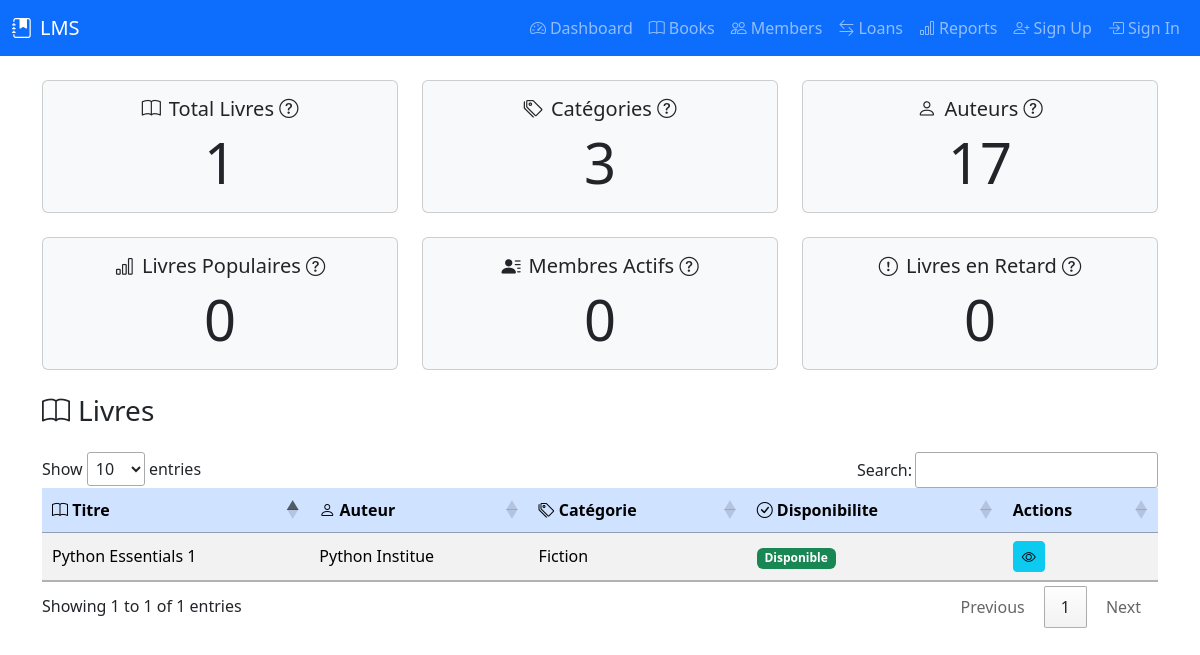
The page / on the database its author committed.
### tables this page shows
CREATE TABLE books (
            book_id INTEGER PRIMARY KEY AUTOINCREMENT,
            title TEXT NOT NULL,
            author_id INTEGER,
            category_id INTEGER,
            isbn TEXT UNIQUE,
            publication_year INTEGER,
            publisher TEXT,
            quantity INTEGER DEFAULT 1,
            available_quantity INTEGER DEFAULT 1,
            FOREIGN KEY (author_id) REFERENCES authors (author_id),
            FOREIGN KEY (category_id) REFERENCES categories (category_id)
        );

CREATE TABLE authors (
            author_id INTEGER PRIMARY KEY AUTOINCREMENT,
            name TEXT NOT NULL,
            biography TEXT
        );

CREATE TABLE categories (
            category_id INTEGER PRIMARY KEY AUTOINCREMENT,
            name TEXT NOT NULL,
            description TEXT
        );

### controllers/dashboard_controller.py (the view)
@dashboard_blueprint.route('/', methods=['GET'])
def dashboard():
    try:
        stats = dashboard_service.get_dashboard_statistics()
        books_data = dashboard_service.get_books_data()
        members_loans_data = dashboard_service.get_members_loans_data()
        return render_template('index.html', **stats, books=books_data, members_loans=members_loans_data)
    except Exception as e:
        return jsonify({'error': str(e)}), 500

### models/author.py (called while the page is built)
    @property
    def name(self):
        return self._get_attribute("name")

    @classmethod
    def all(cls):
        query = f"SELECT * FROM {cls.TABLE_NAME}"
        results = DatabaseConnection.execute_query(query)
        if results:
            conn = DatabaseConnection.get_connection()
            cursor = conn.cursor()
            cursor.execute(f"PRAGMA table_info({cls.TABLE_NAME})")
            columns = [column[1] for column in cursor.fetchall()]
            conn.close()
            return [cls(**dict(zip(columns, result))) for result in results]
        return []

    @classmethod
    def find_by_id(cls, author_id):
        query = f"SELECT * FROM {cls.TABLE_NAME} WHERE {cls.PRIMARY_KEY} = ?"
        result = DatabaseConnection.execute_query(query, (author_id,))
        if result:
            conn = DatabaseConnection.get_connection()
            cursor = conn.cursor()
            cursor.execute(f"PRAGMA table_info({cls.TABLE_NAME})")
            columns = [column[1] for column in cursor.fetchall()]
            conn.close()
            return cls(**dict(zip(columns, result[0])))
        return None

### models/base_model.py (called while the page is built)
    def _get_attribute(self, name):
        return self._attributes.get(name)

    def _set_attribute(self, name, value):
        self._attributes[name] = value

    def __getattr__(self, name):
        if name in self._attributes:
            return self._get_attribute(name)
        raise AttributeError(f"'{self.__class__.__name__}' object has no attribute '{name}'")

    def __setattr__(self, name, value):
        if name == "_attributes":
            super().__setattr__(name, value)
        else:
            self._set_attribute(name, value)

    @classmethod
    def find_by_id(cls, id: int):
        if not cls.TABLE_NAME or not cls.PRIMARY_KEY:
            raise NotImplementedError("TABLE_NAME and PRIMARY_KEY must be defined in subclass")
        query = f"SELECT * FROM {cls.TABLE_NAME} WHERE {cls.PRIMARY_KEY} = ?"
        result = DatabaseConnection.execute_query(query, (id,))
        if result and len(result) > 0:
            conn = DatabaseConnection.get_connection()
            cursor = conn.cursor()
            cursor.execute(f"PRAGMA table_info({cls.TABLE_NAME})")
            columns = [column[1] for column in cursor.fetchall()]
            conn.close()
            record_dict = dict(zip(columns, result[0]))
            return cls(**record_dict)
        return None

### models/book.py (called while the page is built)
    @property
    def book_id(self):
        return self._get_attribute("book_id")

### templates/index.html (shortened to what this page needs)
<!DOCTYPE html>
<html lang="fr">
<head>
    <link rel="stylesheet" href="/css/style.css">
    <link href="https://cdn.jsdelivr.net/npm/bootstrap@5.3.2/dist/css/bootstrap.min.css" rel="stylesheet">
    <link rel="stylesheet" href="https://cdn.jsdelivr.net/npm/bootstrap-icons@1.11.3/font/bootstrap-icons.css">
    <link rel="stylesheet" href="https://cdn.datatables.net/1.13.4/css/jquery.dataTables.min.css">
</head>
<body>
    {% include 'includes/navbar.html' %}
    <div class="container">
        <div class="row text-center mb-4">
            <div class="col-md-4">
                <div class="card bg-light">
                    <div class="card-body">
                        <h5 class="card-title"><i class="bi bi-book me-2 icon-small"></i>Total Livres <i class="bi bi-question-circle icon-small" title="Nombre total de livres disponibles dans la bibliothèque."></i></h5>
                        <p class="card-text display-4">{{ total_books }}</p>
                    </div>
                </div>
            </div>
            <div class="col-md-4">
                <div class="card bg-light">
                    <div class="card-body">
                        <h5 class="card-title"><i class="bi bi-tags me-2 icon-small"></i>Catégories <i class="bi bi-question-circle icon-small" title="Nombre total de catégories de livres."></i></h5>
                        <p class="card-text display-4">{{ total_category }}</p>
                    </div>
                </div>
            </div>
            <div class="col-md-4">
                <div class="card bg-light">
                    <div class="card-body">
                        <h5 class="card-title"><i class="bi bi-person me-2 icon-small"></i>Auteurs <i class="bi bi-question-circle icon-small" title="Nombre total d'auteurs enregistrés."></i></h5>
                        <p class="card-text display-4">{{ total_authors }}</p>
                    </div>
                </div>
            </div>
        </div>
        <div class="row text-center mb-4">
            <div class="col-md-4">
                <div class="card bg-light">
                    <div class="card-body">
                        <h5 class="card-title"><i class="bi bi-bar-chart me-2 icon-small"></i>Livres Populaires <i class="bi bi-question-circle icon-small" title="Nombre total de livres populaires basés sur les emprunts."></i></h5>
                        <p class="card-text display-4">{{total_popular_books}}</p>
                    </div>
                </div>
            </div>
            <div class="col-md-4">
                <div class="card bg-light">
                    <div class="card-body">
                        <h5 class="card-title"><i class="bi bi-person-lines-fill me-2 icon-small"></i>Membres Actifs <i class="bi bi-question-circle icon-small" title="Nombre total de membres ayant emprunté des livres récemment."></i></h5>
                        <p class="card-text display-4">{{total_active_members}}</p>
                    </div>
                </div>
            </div>
            <div class="col-md-4">
                <div class="card bg-light">
                    <div class="card-body">
                        <h5 class="card-title"><i class="bi bi-exclamation-circle me-2 icon-small"></i>Livres en Retard <i class="bi bi-question-circle icon-small" title="Nombre total de livres dont la date de retour est dépassée."></i></h5>
                        <p class="card-text display-4">{{total_overdue_books}}</p>
                    </div>
                </div>
            </div>
        </div>
        <h3 class="mb-4"><i class="bi bi-book me-2"></i>Livres</h3>
        <div class="table-responsive">
            <table id="booksTable" class="table table-striped table-hover align-middle">
                <thead class="table-primary">
                    <tr>
                        <th><i class="bi bi-book"></i> Titre</th>
                        <th><i class="bi bi-person"></i> Auteur</th>
                        <th><i class="bi bi-tags"></i> Catégorie</th>
                        <th><i class="bi bi-check-circle"></i> Disponibilite</th>
                        <th>Actions</th>
                    </tr>
                </thead>
                <tbody>
                    {% for book in books %}
                    <tr data-isbn="{{ book.isbn }}" data-publication-year="{{ book.publication_year }}" data-publisher="{{ book.publisher }}" data-quantity="{{ book.quantity }}" data-available-quantity="{{ book.available_quantity }}">
                        <td>{{ book.title }}</td>
                        <td>{{ book.author }}</td>
                        <td>{{ book.category }}</td>
                        <td>
                            {% if book.available_quantity > 0 %}
                            <span class="badge bg-success">Disponible</span>
                            {% else %}
                            <span class="badge bg-danger">Emprunté</span>
                            {% endif %}
                        </td>
                        <td>
                            <button class="btn btn-info btn-sm see-detail-book" title="Voir détails"><i class="bi bi-eye"></i></button>
                        </td>
                    </tr>
                    {% endfor %}
                </tbody>
            </table>
        </div>
    </div>
</body>
</html>

### templates/includes/navbar.html (shortened to what this page needs)
<nav class="navbar navbar-expand-lg navbar-dark bg-primary mb-4">
    <div class="container-fluid">
        <a class="navbar-brand d-flex align-items-center" href="/">
            <i class="bi bi-journal-bookmark-fill me-2"></i>LMS
        </a>
        <div class="collapse navbar-collapse" id="navbarNav">
            <ul class="navbar-nav ms-auto">
                <li class="nav-item"><a class="nav-link" href="/"><i class="bi bi-speedometer2 me-1"></i>Dashboard</a></li>
                <li class="nav-item"><a class="nav-link" href="/books"><i class="bi bi-book me-1"></i>Books</a></li>
                <li class="nav-item"><a class="nav-link" href="/members"><i class="bi bi-people me-1"></i>Members</a></li>
                <li class="nav-item"><a class="nav-link" href="/loans"><i class="bi bi-arrow-left-right me-1"></i>Loans</a></li>
                <li class="nav-item"><a class="nav-link" href="/reports"><i class="bi bi-bar-chart me-1"></i>Reports</a></li>
                <li class="nav-item"><a class="nav-link" href="/register"><i class="bi bi-person-plus me-1"></i>Sign Up</a></li>
                <li class="nav-item"><a class="nav-link" href="/login"><i class="bi bi-box-arrow-in-right me-1"></i>Sign In</a></li>
            </ul>
        </div>
    </div>
</nav>

### templates/index.html (style rules this page uses)
.icon-small { font-size: 1.2rem; }

### rows shown on the page
books: title "Python Essentials 1"
authors: author "Python Institue"
categories: category "Fiction"

### other values the page prints
{{ total_books }} "1"
{{ total_category }} "3"
{{ total_authors }} "17"
{{ total_popular_books }} "0"
{{ total_active_members }} "0"
{{ total_overdue_books }} "0"
